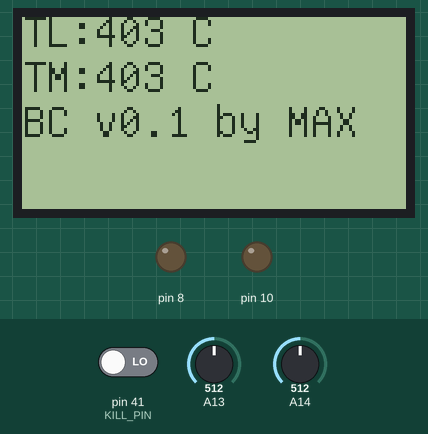
Simulated run of this sketch. Board: Arduino Mega 2560, built with avr-gcc and run on an emulated ATmega2560. On the bench: 128×64 one-colour display, output pins drawn as LEDs (lit = HIGH). The inputs (shaded band) are chosen by the test bench; at power-on: A13 = 512, A14 = 512, pin 41 (KILL_PIN) LOW. What the sketch prints to the serial monitor is not drawn.

Above: at 1.2 s.
1.3 s: A13 set to 93
At 2.5 s:
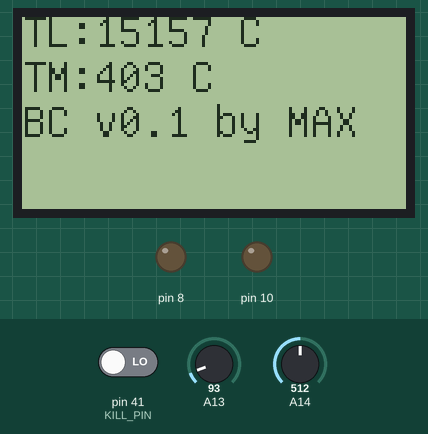
3.5 s: A13 set to 78
At 6.3 s:
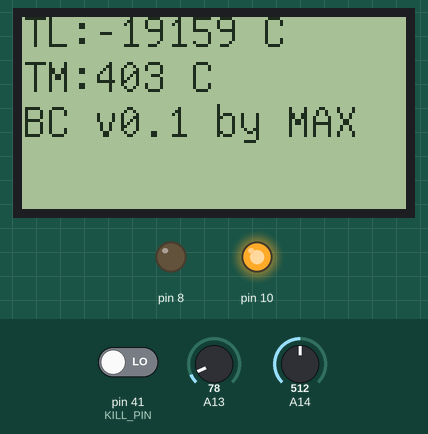
6.6 s: A14 set to 716
At 9.2 s:
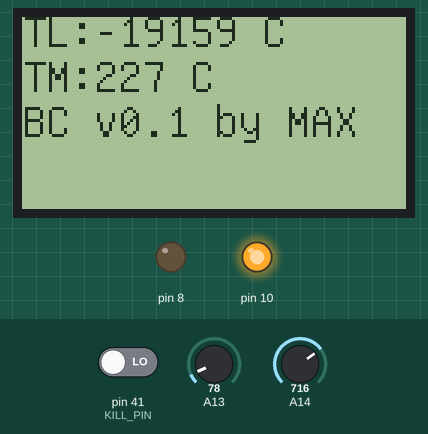
9.7 s: A14 set to 900
At 12.4 s:
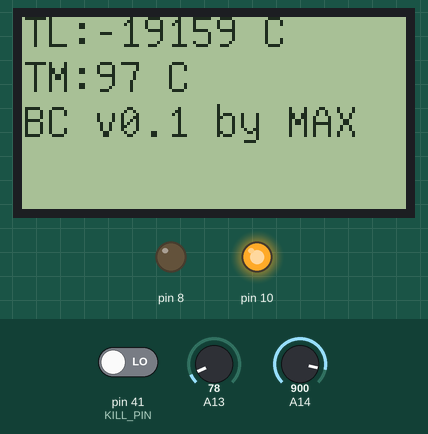
12.7 s: A13 set to 122
At 14.9 s:
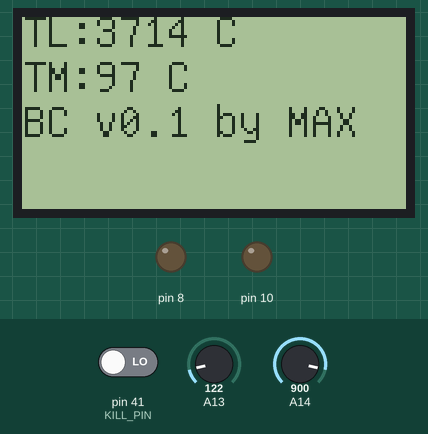
15.8 s: A14 set to 1023
At 18.6 s:
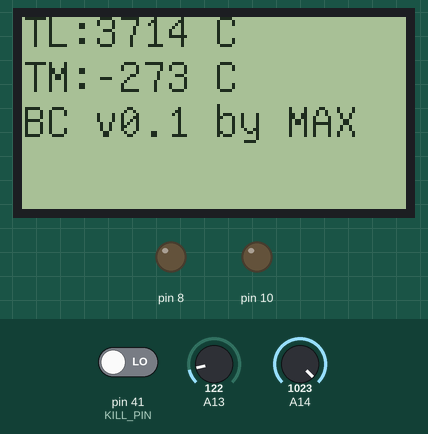
Timing chart, 0 to 19.8 s (numbered marks = the images above; inputs shaded):
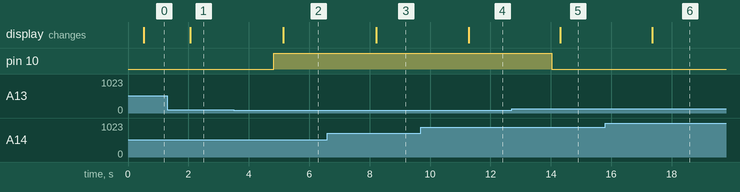

The sketch:

beercontroll.ino
```cpp
#include "config.h"
#include <TimerOne.h>
#include <U8glib.h>
#include "termistor.h"
#include "quemador.h"

#define KILL_PIN 41 //[RAMPS14-SMART-ADAPTER]
#define LCD_PINS_RS 16
#define LCD_PINS_ENABLE 17
#define LCD_PINS_D4 23
#define LCD_PINS_D5 25
#define LCD_PINS_D6 27
#define LCD_PINS_D7 29

#define BEEPER 37

#define BTN_EN1 31
#define BTN_EN2 33
#define BTN_ENC 2
//35

U8GLIB_ST7920_128X64_1X u8g(LCD_PINS_D4, LCD_PINS_ENABLE, LCD_PINS_RS);

Quemador QLicor, QMacerador;
TermistorNtc TLicor, TMacerador;
int LicorTO = 15;
long Etapas = 0;

//prueba encoder
int n = LOW;
//fin
void setup()
{
  QLicor.init(QUEMADOR_LICOR);
  QMacerador.init(QUEMADOR_MACERADOR);
  TLicor.init(SENSOR_LICOR);
  TMacerador.init(SENSOR_MACERADOR);
  // Timer1.initialize(30 * 1000 * 1000);
  //  Timer1.attachInterrupt(ISR_PrimeraEtapa);
  pinMode(KILL_PIN, INPUT);
  Serial.begin(BAUD_RATE);
}

void enviarSerie()
{
  Serial.print("{");
  Serial.print("\"licorTemp\":");
  Serial.print(int(TLicor.getTemp()));
  Serial.print(" ,");
  Serial.print("\"maceradorTemp\":");
  Serial.print(int(TMacerador.getTemp()));
  Serial.print(" ,");
  Serial.print("\"maceradorQuemador\":");
  Serial.print(QMacerador.isOn());
  Serial.print(" ,");
  Serial.print("\"licorQuemador\": ");
  Serial.print(QLicor.isOn());
  Serial.println("}");
}

void ISR_PrimeraEtapa()
{
}
void loop()
{
  ///PRUEBAS******************
  n = digitalRead(KILL_PIN);
  if (n > 0 )
  {
    digitalWrite(BEEPER, HIGH);
  }
  else
  {
    digitalWrite(BEEPER, LOW);
  }
  Serial.println("n:" + String(n));

  //*****************************

  TLicor.update();
  TMacerador.update();
  if (TLicor.getTemp() < LicorTO)
  {
    QLicor.prender();
  //  digitalWrite(BEEPER, HIGH);
  }
  else
  {
    QLicor.apagar();
  }
  u8g.firstPage();
  do
  {
    draw();
  } while (u8g.nextPage());
 // enviarSerie();
  delay(TIEMPO_MUESTREO);
}

void draw(void)
{
  // graphic commands to redraw the complete screen should be placed here
  u8g.setFont(u8g_font_unifont);
  int tl = TLicor.getTemp();
  String r = "TL:" + String(tl) + " C";
  u8g.drawStr(0, 10, r.c_str());
  tl = TMacerador.getTemp();
  r = "TM:" + String(tl) + " C";
  u8g.drawStr(0, 25, r.c_str());
  u8g.drawStr(0, 40, "BC v0.1 by MAX");
}
```

quemador.h
```cpp
#ifndef QUEMADOR_H
#define QUEMADOR_H
class Quemador
{
  public:
    Quemador();
    void init(int); //Inicializa el quemador en el pin indicado
    bool isOn();
    void prender();
    void apagar();

  private:
    int Pin;
    bool on = false;
    void setPin(int);
    void setOn();
    void setOff();
};

Quemador::Quemador(){

};

void Quemador::init(int pin)
{
    this->setPin(pin);
    pinMode(this->Pin, OUTPUT);
}

bool Quemador::isOn()
{
    return this->on;
}

void Quemador::prender()
{
    digitalWrite(this->Pin, HIGH);
    this->setOn();
}

void Quemador::apagar()
{
    digitalWrite(this->Pin, LOW);
    this->setOff();
}

void Quemador::setPin(int pin)
{
    this->Pin = pin;
}

void Quemador::setOn()
{
    this->on = true;
}

void Quemador::setOff()
{
    this->on = false;
}

#endif
```

termistor.h
```cpp
#ifndef TERMITORNTC_H
#define TERMITORNTC_H
#include <math.h><br>

class TermistorNtc
{
public:
  TermistorNtc();
  void init(int); //Inicializa el sensor de Temperatura en el pin indicado
  float getTemp();
  void update();

private:
  static const long R_NOMINAL = 100000;    //Resistencia nominal
  static const float T_NOMINAL = 25;       //Temperatura nominal
  static const int NUM_MUESTRAS = 10;       // Nro. de muestras.
  static const long SERIESRESISTOR = 4700; // Valor de Resistencias en serie.
  static const float T1 = 0 + 273.15;      // [ºK]  0ºC = 273.15ºK    Temperatura del 1º punto del test (en grados Kelvin)
  static const float T2 = 100 + 273.15;    // [ºK]   100ºC = 373.15ºK   Temperatura del 2º punto del test (en grados Kelvin)
  static const float RT1 = 32701.95;       // [ohms]    Resistencia a 273K grados Kelvin (0ºC)
  static const float RT2 = 6610.10;        // [ohms]    Resistencia a 373K grados Kelvin (100ºC)
  int Pin;
  float temperatura;
  float B = 3950; // Beta Termistor
  float calcularTemp(float);
  void calcularBeta();
  void setPin(int);
};

TermistorNtc::TermistorNtc(){};

void TermistorNtc::init(int pin)
{
  this->setPin(pin);
  pinMode(this->Pin, INPUT);
  this->calcularBeta();
}

void TermistorNtc::setPin(int pin)
{
  this->Pin = pin;
}

float TermistorNtc::calcularTemp(float medida)
{
  float media = medida;
  float temp;
  media = 1023 / media - 1; // Convert the thermal stress value to resistance
  media = this->SERIESRESISTOR / media;
  temp = media / this->R_NOMINAL;           // (R/Ro)
  temp = log(temp);                         // ln(R/Ro)
  temp /= this->B;                          // 1/B * ln(R/Ro)
  temp += 1.0 / (this->T_NOMINAL + 273.15); // + (1/To)
  temp = 1.0 / temp;                        // Invierto el valor;
  temp -= 273.15;                           // Convertir a ºC
  return temp;
};

void TermistorNtc::calcularBeta()
{
  this->B = (log(this->RT1 / this->RT2)) / ((1 / this->T1) - (1 / this->T2));
};

float TermistorNtc::getTemp()
{
  return this->temperatura;
}

void TermistorNtc::update()
{
  float media = 0;
  int i;
  float resultado;
  analogRead(this->Pin);
  delay(10);
  for (i = 0; i < this->NUM_MUESTRAS; i++)
  {
    media += analogRead(this->Pin);
    delay(10);
  }
  media /= this->NUM_MUESTRAS;
  resultado = this->calcularTemp(media);
  this->temperatura = resultado;
};
#endif
```

config.h
```cpp
//************** CONFIGURACION I/O ********************
#define QUEMADOR_LICOR  10        //PIN del Quemador olla licor.
#define QUEMADOR_MACERADOR  8     //PIN del Quemador olla macerado.
#define SENSOR_LICOR  13          //PIN Sensor temperatura olla licor.
#define SENSOR_MACERADOR  14      //PIN Sensor temperatura olla macerado.
#define BAUD_RATE 115200          //BaudRate conexion serie.
#define TIEMPO_MUESTREO 1000      // Retardo entre medidas
```

Measured:
- the behaviour switches between 85 and 84 on A13 (found by bisection; images 1 and 2)
- after the input at 1.3 s, the display: changes after 0.77 s (image 1)
- after the input at 3.5 s, pin 10: LOW → HIGH after 1.3 s; the display: changes after 1.6 s (image 2)
- after the input at 6.6 s, the display: changes after 1.6 s (image 3)
- after the input at 9.7 s, the display: changes after 1.6 s (image 4)
- after the input at 12.7 s, pin 10: HIGH → LOW after 1.3 s; the display: changes after 1.6 s (image 5)
- after the input at 15.8 s, the display: changes after 1.6 s (image 6)
